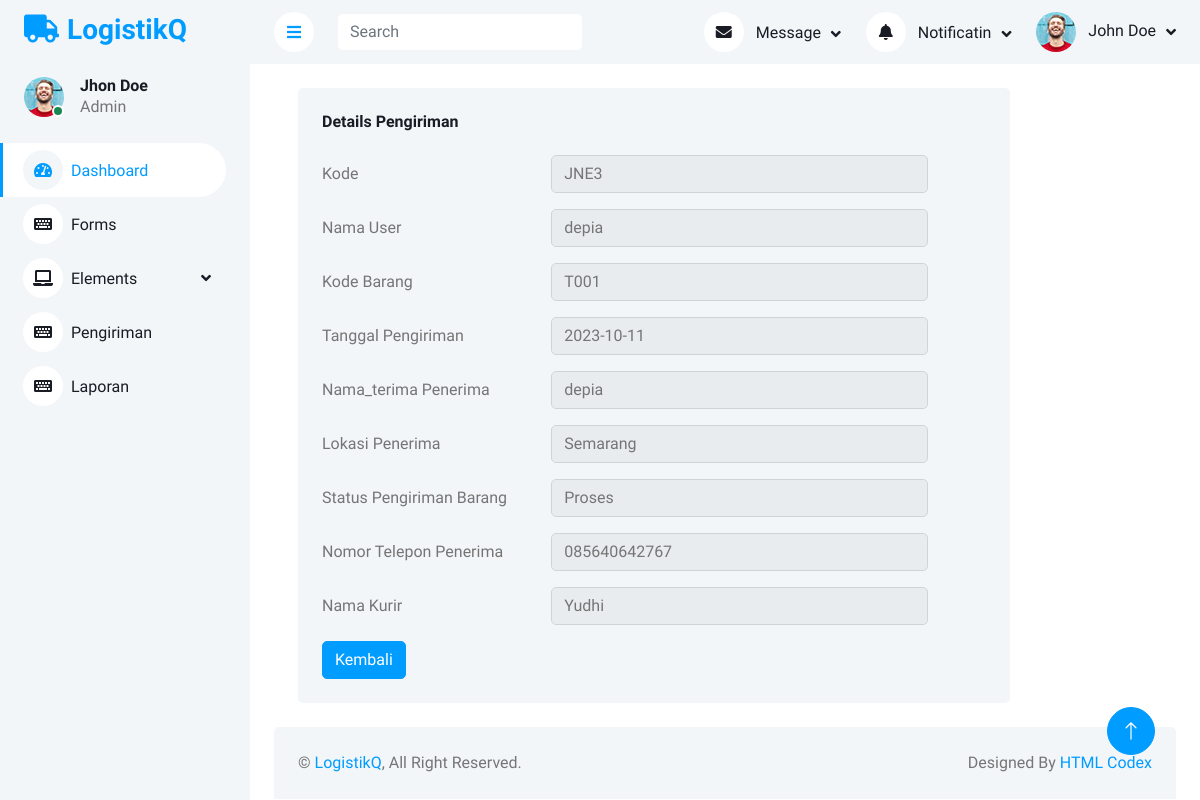
Before: /LogistikQ/index.php?url=Pages/Kirim/kirim_detail&id=3 with the older database file.
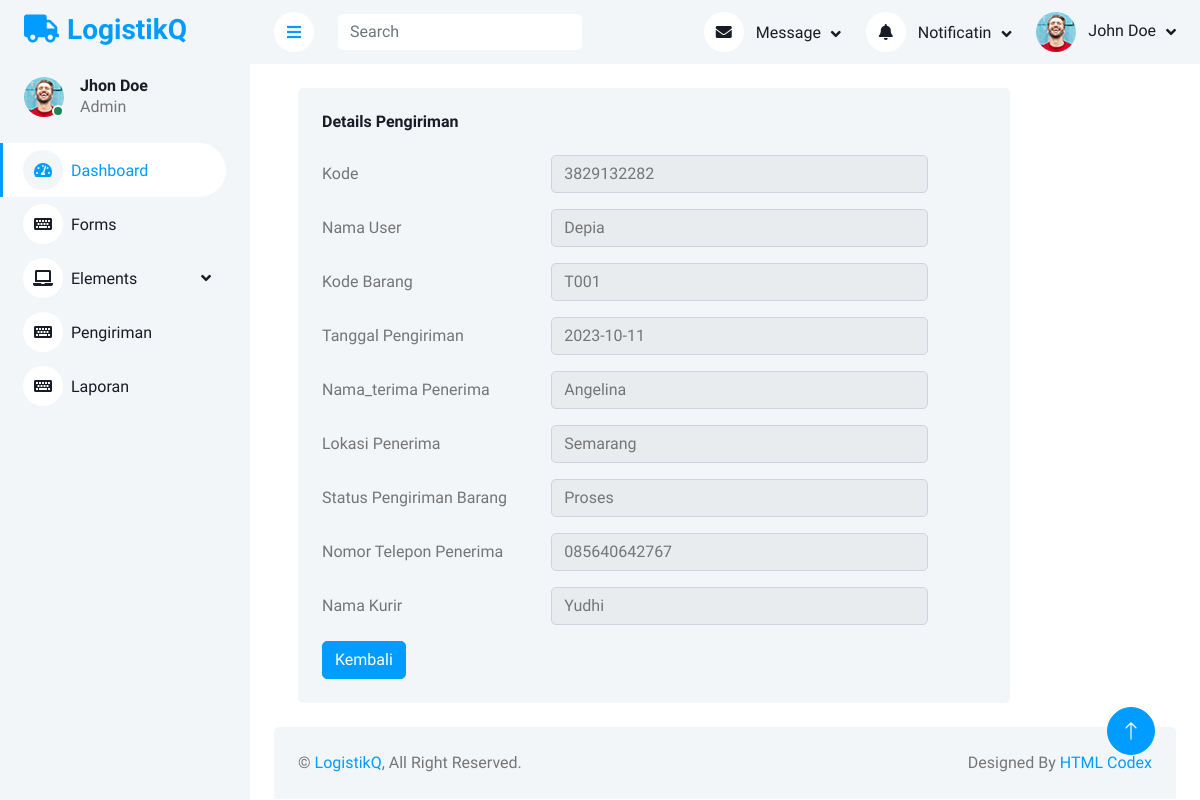
After: the same page with the newer database file.
### tables this page shows
CREATE TABLE `pengiriman` (
  `id` int(11) NOT NULL,
  `kode` varchar(45) NOT NULL,
  `id_user` int(11) NOT NULL,
  `kode_barang` varchar(45) NOT NULL,
  `tanggal` date NOT NULL,
  `nama_penerima` varchar(45) NOT NULL,
  `lokasi_tujuan` varchar(225) NOT NULL,
  `status_pengiriman` varchar(45) NOT NULL,
  `nomor_telp_penerima` varchar(45) NOT NULL,
  `kurir_id` int(11) NOT NULL
);

CREATE TABLE `user` (
  `id` int(11) NOT NULL,
  `nama` varchar(75) NOT NULL,
  `username` varchar(45) NOT NULL,
  `password` varchar(225) NOT NULL,
  `nomor_telepon` varchar(16) NOT NULL,
  `alamat` varchar(45) NOT NULL
);

CREATE TABLE `kurir` (
  `id` int(11) NOT NULL,
  `nama` varchar(45) NOT NULL,
  `nomor_telepon` varchar(45) NOT NULL,
  `jadwal` varchar(45) DEFAULT NULL
);

### LogistikQ/models/pengiriman.php (called while the page is built, shortened)
<?php
class pengiriman{
    private $koneksi;
    public function __construct() {
        global $dbh;
        $this->koneksi = $dbh;
    }
    public function getKirim($id) {
        $sql = "SELECT p.*,
                u.nama AS nama_user, k.nama AS nama_kurir
                FROM pengiriman p
                INNER JOIN user u ON u.id = p.id_user
                INNER JOIN kurir k ON k.id = p.kurir_id
                where p.id = ?";
        $ps = $this->koneksi->prepare($sql);
        $ps->execute([$id]);
        $rs = $ps->fetch();
        return $rs;
    }
}
?>

### LogistikQ/Pages/Kirim/kirim_detail.php (the view)
<?php
$id = $_REQUEST['id'];
$model = new pengiriman();
$kirim = $model->getKirim($id);
?>
<div class="container-fluid pt-4 px-4">
    <div class="col-sm-12 col-xl-10">
        <div class="bg-light rounded h-100 p-4">
            <h6 class="mb-4">Details Pengiriman</h6>
            <form>
                <div class="row mb-3">
                    <label for="kode" class="col-sm-4 col-form-label">Kode</label>
                    <div class="col-sm-7">
                        <input type="text" class="form-control" id="kode" value="<?= $kirim['kode']; ?>" disabled>
                    </div>
                </div>
                <div class="row mb-3">
                    <label for="nama" class="col-sm-4 col-form-label">Nama User</label>
                    <div class="col-sm-7">
                        <input type="text" class="form-control" id="nama" value="<?= $kirim['nama_user']; ?>" disabled>
                    </div>
                </div>
                <div class="row mb-3">
                    <label for="Kode_barang" class="col-sm-4 col-form-label">Kode Barang</label>
                    <div class="col-sm-7">
                        <input type="text" class="form-control" id="Kode_barang" value="<?= $kirim['kode_barang']; ?>" disabled>
                    </div>
                </div>
                <div class="row mb-3">
                    <label for="tgl_kirim" class="col-sm-4 col-form-label">Tanggal Pengiriman</label>
                    <div class="col-sm-7">
                        <input type="text" class="form-control" id="tgl_kirim" value="<?= $kirim['tanggal']; ?>" disabled>
                    </div>
                </div>
                <div class="row mb-3">
                    <label for="nama_terima" class="col-sm-4 col-form-label">Nama_terima Penerima</label>
                    <div class="col-sm-7">
                        <input type="text" class="form-control" id="nama_terima" value="<?= $kirim['nama_penerima']; ?>" disabled>
                    </div>
                </div>
                <div class="row mb-3">
                    <label for="lokasi" class="col-sm-4 col-form-label">Lokasi Penerima</label>
                    <div class="col-sm-7">
                        <input type="text" class="form-control" id="lokasi" value="<?= $kirim['lokasi_tujuan']; ?>" disabled>
                    </div>
                </div>
                <div class="row mb-3">
                    <label for="status" class="col-sm-4 col-form-label">Status Pengiriman Barang</label>
                    <div class="col-sm-7">
                        <input type="text" class="form-control" id="status" value="<?= $kirim['status_pengiriman']; ?>" disabled>
                    </div>
                </div>
                <div class="row mb-3">
                    <label for="telp" class="col-sm-4 col-form-label">Nomor Telepon Penerima</label>
                    <div class="col-sm-7">
                        <input type="text" class="form-control" id="telp" value="<?= $kirim['nomor_telp_penerima']; ?>" disabled>
                    </div>
                </div>
                <div class="row mb-3">
                    <label for="nama_kurir" class="col-sm-4 col-form-label">Nama Kurir</label>
                    <div class="col-sm-7">
                        <input type="text" class="form-control" id="nama_kurir" value="<?= $kirim['nama_kurir']; ?>" disabled>
                    </div>
                </div>
                <a href="index.php?url=Pages/Kirim/dtKirim"><button type="button" class="btn btn-primary">Kembali</button></a>
            </form>
        </div>
    </div>
</div>

Changed rows visible on the page:
changed pengiriman "Semarang": kode "JNE3" → "3829132282"; id_user.nama "depia" → "Depia"; nama_penerima "depia" → "Angelina"
